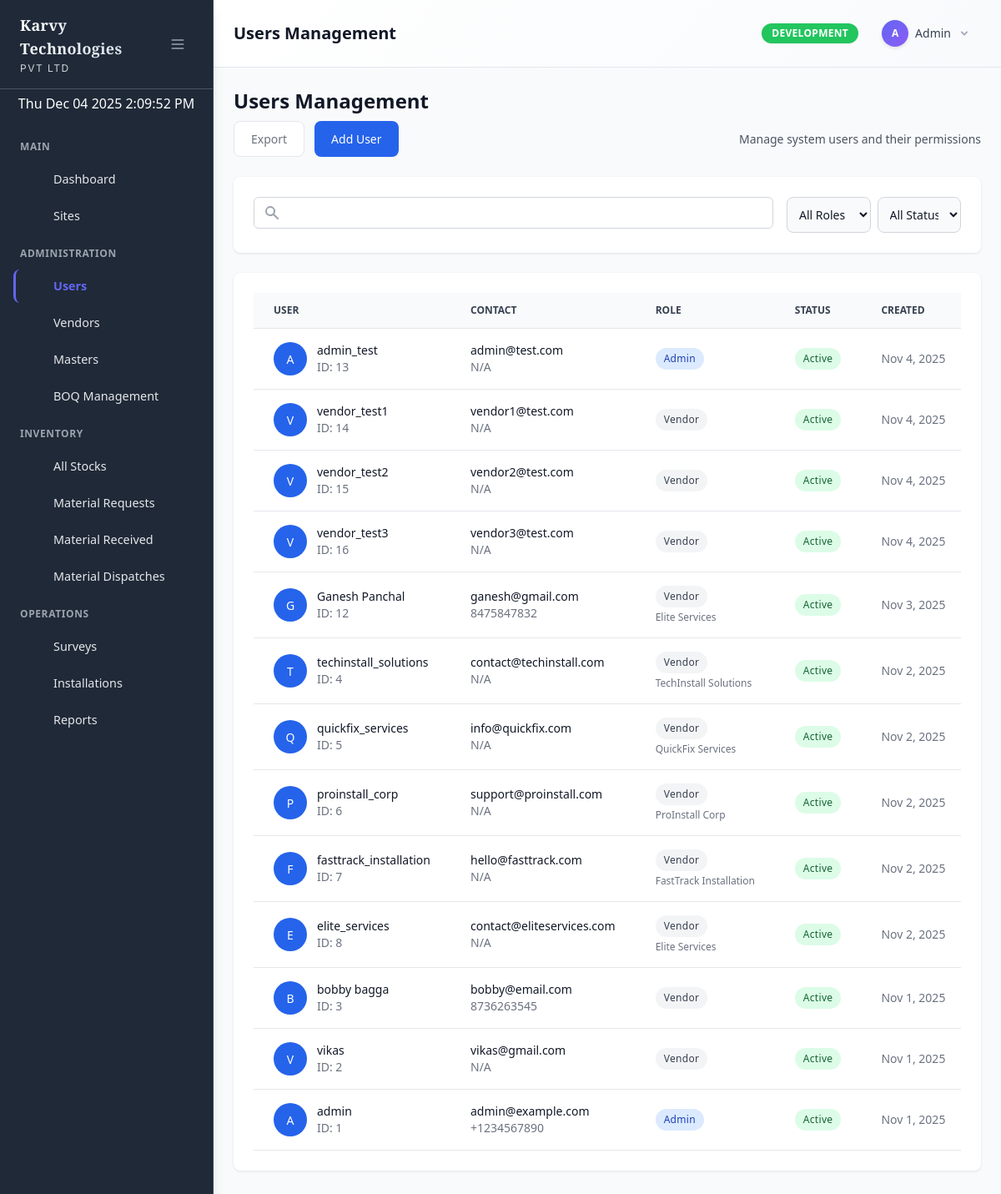
Screenshot of /admin/users/index.php (signed in) with the database file from the repository.
### tables this page shows
CREATE TABLE `menu_items` (
  `id` int(11) NOT NULL,
  `parent_id` int(11) DEFAULT NULL,
  `title` varchar(100) NOT NULL,
  `icon` varchar(100) DEFAULT NULL,
  `url` varchar(255) DEFAULT NULL,
  `sort_order` int(11) DEFAULT 0,
  `status` enum('active','inactive') DEFAULT 'active',
  `created_at` timestamp NOT NULL DEFAULT current_timestamp(),
  `updated_at` timestamp NOT NULL DEFAULT current_timestamp() ON UPDATE current_timestamp()
);

CREATE TABLE `users` (
  `id` int(11) NOT NULL,
  `username` varchar(50) NOT NULL,
  `email` varchar(100) NOT NULL,
  `phone` varchar(20) DEFAULT NULL,
  `password_hash` varchar(255) NOT NULL,
  `plain_password` varchar(255) DEFAULT NULL COMMENT 'For testing purposes only',
  `jwt_token` text DEFAULT NULL,
  `role` enum('admin','user','vendor') DEFAULT 'user',
  `vendor_id` int(11) DEFAULT NULL,
  `status` enum('active','inactive') DEFAULT 'active',
  `created_at` timestamp NOT NULL DEFAULT current_timestamp(),
  `updated_at` timestamp NOT NULL DEFAULT current_timestamp() ON UPDATE current_timestamp()
);

CREATE TABLE `vendors` (
  `id` int(11) NOT NULL,
  `vendor_code` varchar(50) DEFAULT NULL,
  `mobility_id` varchar(100) DEFAULT NULL,
  `mobility_password` varchar(255) DEFAULT NULL,
  `name` varchar(255) NOT NULL,
  `company_name` varchar(255) DEFAULT NULL,
  `email` varchar(255) DEFAULT NULL,
  `phone` varchar(50) DEFAULT NULL,
  `address` text DEFAULT NULL,
  `bank_name` varchar(255) DEFAULT NULL,
  `account_number` varchar(50) DEFAULT NULL,
  `ifsc_code` varchar(20) DEFAULT NULL,
  `gst_number` varchar(50) DEFAULT NULL,
  `pan_card_number` varchar(20) DEFAULT NULL,
  `aadhaar_number` varchar(20) DEFAULT NULL,
  `msme_number` varchar(50) DEFAULT NULL,
  `esic_number` varchar(50) DEFAULT NULL,
  `pf_number` varchar(50) DEFAULT NULL,
  `pvc_status` enum('Yes','No') DEFAULT 'No',
  `experience_letter_path` varchar(500) DEFAULT NULL,
  `photograph_path` varchar(500) DEFAULT NULL,
  `contact_person` varchar(255) DEFAULT NULL,
  `status` enum('active','inactive') DEFAULT 'active',
  `created_at` timestamp NOT NULL DEFAULT current_timestamp(),
  `updated_at` timestamp NOT NULL DEFAULT current_timestamp() ON UPDATE current_timestamp()
);

### admin/users/index.php (the view, shortened to what the rows shown need)
<?php
require_once __DIR__ . '/../../controllers/UsersController.php';
$controller = new UsersController();
$data = $controller->index();
$title = 'Users Management';
?>
<div class="mb-6">
    <h1 class="text-2xl font-semibold text-gray-900 mb-2">Users Management</h1>
</div>
<div class="card">
    <div class="card-body">
        <div class="overflow-x-auto">
            <table class="data-table" id="usersTable">
                <thead>
                    <tr>
                        <th>User</th>
                        <th>Contact</th>
                        <th>Role</th>
                        <th>Status</th>
                        <th>Created</th>
                    </tr>
                </thead>
                <tbody id="usersTableBody">
                    <?php foreach ($data['users'] as $user): ?>
                        <tr>
                            <td>
                                <div class="flex items-center">
                                    <div class="w-10 h-10 bg-primary-600 rounded-full flex items-center justify-center text-white font-medium mr-3">
                                        <?php echo strtoupper(substr($user['username'], 0, 1)); ?>
                                    </div>
                                    <div>
                                        <div class="text-sm font-medium text-gray-900"><?php echo htmlspecialchars($user['username']); ?></div>
                                        <div class="text-sm text-gray-500">ID: <?php echo $user['id']; ?></div>
                                    </div>
                                </div>
                            </td>
                            <td>
                                <div class="text-sm text-gray-900"><?php echo htmlspecialchars($user['email']); ?></div>
                                <div class="text-sm text-gray-500"><?php echo htmlspecialchars($user['phone'] ?? 'N/A'); ?></div>
                            </td>
                            <td>
                                <span class="badge <?php echo $user['role'] === 'admin' ? 'badge-info' : 'badge-secondary'; ?>">
                                    <?php echo ucfirst($user['role']); ?>
                                </span>
                                <?php if ($user['role'] === 'vendor' && !empty($user['vendor_name'])): ?>
                                    <div class="text-xs text-gray-500 mt-1">
                                        <?php echo htmlspecialchars($user['vendor_name']); ?>
                                    </div>
                                <?php elseif ($user['role'] === 'vendor' && !empty($user['vendor_id'])): ?>
                                    <div class="text-xs text-gray-500 mt-1">
                                        Vendor ID: <?php echo $user['vendor_id']; ?>
                                    </div>
                                <?php endif; ?>
                            </td>
                            <td>
                                <span class="badge <?php echo $user['status'] === 'active' ? 'badge-success' : 'badge-danger'; ?>">
                                    <?php echo ucfirst($user['status']); ?>
                                </span>
                            </td>
                            <td class="text-sm text-gray-500">
                                <?php echo date('M j, Y', strtotime($user['created_at'])); ?>
                            </td>
                        </tr>
                    <?php endforeach; ?>
                </tbody>
            </table>
        </div>
    </div>
</div>
<?php
$content = ob_get_clean();
include __DIR__ . '/../../includes/admin_layout.php';
?>

### includes/admin_layout.php (shortened to what the rows shown need)
<?php
$currentUser = Auth::getCurrentUser();
?>
<!DOCTYPE html>
<html lang="en">
<head>
    <script src="https://cdn.tailwindcss.com"></script>
    <link rel="stylesheet" href="<?php echo url('/assets/css/custom.css'); ?>">
    <link rel="stylesheet" href="<?php echo url('/assets/css/admin.css'); ?>">
</head>
<body class="bg-gray-50">
    <div class="flex h-screen bg-gray-50">
    <div class="admin-sidebar w-64 shadow-lg">
        <div class="flex flex-col h-full">
            <div class="flex items-center justify-between px-6 py-4 border-b border-gray-600">
                <a href="<?php echo url('/admin/dashboard.php'); ?>" class="flex items-center hover:opacity-80 transition-opacity">
                    <div class="sidebar-text">
                        <h1 class="text-lg font-bold text-white karvy-brand">Karvy Technologies</h1>
                    </div>
                </a>
            </div>
            <nav class="flex-1 px-2 py-2 space-y-1 overflow-y-auto">
                <?php
                try {
                    require_once __DIR__ . '/dynamic_sidebar.php';
                    renderDynamicSidebar($currentUser);
                } catch (Exception $e) {
                    echo '<div class="p-4 text-red-500 text-sm">';
                    echo 'Menu system error: ' . htmlspecialchars($e->getMessage());
                    echo '<br><small>Please contact administrator to setup menu permissions.</small>';
                    echo '</div>';
                }
                ?>
            </nav>
        </div>
    </div>
        <div class="main-content flex-1 flex flex-col overflow-hidden bg-gray-50">
            <header class="admin-header">
                <div class="flex items-center justify-between px-6 py-4">
                    <div class="flex items-center">
                        <div class="header-page-title">
                            <h1 class="text-xl font-semibold text-gray-900"><?php echo $title ?? 'Admin Panel'; ?></h1>
                        </div>
                    </div>
                    <div class="flex items-center space-x-4">
                        <div class="relative" id="user-menu">
                            <button id="user-menu-button" onclick="toggleUserDropdown()" class="flex items-center text-sm rounded-full focus:outline-none focus:ring-2 focus:ring-offset-2 focus:ring-blue-500 hover:bg-gray-50 px-3 py-2 rounded-lg transition-colors">
                                <div class="admin-badge w-8 h-8 rounded-full flex items-center justify-center text-white font-bold text-xs">
                                    <?php echo strtoupper(substr($currentUser['username'], 0, 1)); ?>
                                </div>
                                <span class="ml-2 text-gray-700 font-medium"><?php echo htmlspecialchars(ucwords($currentUser['username'])); ?></span>
                                <svg class="ml-2 w-4 h-4 text-gray-400" fill="currentColor" viewBox="0 0 20 20">
                                    <path fill-rule="evenodd" d="M5.293 7.293a1 1 0 011.414 0L10 10.586l3.293-3.293a1 1 0 111.414 1.414l-4 4a1 1 0 01-1.414 0l-4-4a1 1 0 010-1.414z" clip-rule="evenodd"></path>
                                </svg>
                            </button>
                        </div>
                    </div>
                </div>
            </header>
            <main class="flex-1 overflow-y-auto p-6 bg-gray-50">
                <div class="max-w-7xl mx-auto">
                    <?php if (isset($content)) echo $content; ?>
                </div>
            </main>
        </div>
    </div>
</body>
</html>

### includes/dynamic_sidebar.php (shortened to what the rows shown need)
<?php
require_once __DIR__ . '/../models/Menu.php';
function renderDynamicSidebar($currentUser) {
    $menuModel = new Menu();
    $menuItems = $menuModel->getMenuForUser($currentUser['id'], $currentUser['role']);
    $currentUrl = $_SERVER['REQUEST_URI'];
    $sections = [];
    $currentSection = 'Main';
    foreach ($menuItems as $item) {
        if (!$item['url'] && !empty($item['children'])) {
            $currentSection = $item['title'];
            $sections[$currentSection] = $item['children'];
        } else {
            if (!isset($sections[$currentSection])) {
                $sections[$currentSection] = [];
            }
            $sections[$currentSection][] = $item;
        }
    }
    foreach ($sections as $sectionName => $sectionItems) {
        if (!empty($sectionItems)) {
            echo '<div class="menu-section-header"><span class="sidebar-text">' . htmlspecialchars($sectionName) . '</span></div>';
            foreach ($sectionItems as $item) {
                renderMenuItem($item, $currentUrl, 0);
            }
        }
    }
}
function renderMenuItem($item, $currentUrl, $level = 0) {
    $hasChildren = !empty($item['children']);
    $isActive = $item['url'] && strpos($currentUrl, $item['url']) !== false;
    $hasActiveChild = $hasChildren && hasActiveChild($item['children'], $currentUrl);
    $activeClass = ($isActive || $hasActiveChild) ? 'active' : '';
    if ($hasChildren) {
        echo '<div class="relative">';
        echo '<button onclick="toggleSubmenu(\'submenu-' . $item['id'] . '\')" class="sidebar-item w-full flex items-center justify-between ' . $activeClass . '" data-tooltip="' . htmlspecialchars($item['title']) . '">';
        echo '<div class="flex items-center">';
        echo renderMenuIcon($item['icon'], false);
        echo '<span class="sidebar-text">' . htmlspecialchars($item['title']) . '</span>';
        echo '</div>';
        echo '<svg id="arrow-' . $item['id'] . '" class="w-4 h-4 transition-transform duration-200" fill="currentColor" viewBox="0 0 20 20">';
        echo '<path fill-rule="evenodd" d="M5.293 7.293a1 1 0 011.414 0L10 10.586l3.293-3.293a1 1 0 111.414 1.414l-4 4a1 1 0 01-1.414 0l-4-4a1 1 0 010-1.414z" clip-rule="evenodd"></path>';
        echo '</svg>';
        echo '</button>';
        $submenuClass = ($isActive || $hasActiveChild) ? '' : 'hidden';
        echo '<div id="submenu-' . $item['id'] . '" class="' . $submenuClass . ' mt-2 space-y-1">';
        foreach ($item['children'] as $child) {
            renderMenuItem($child, $currentUrl, $level + 1);
        }
        echo '</div>';
        echo '</div>';
    } else {
        $itemClass = $level > 0 ? 'sidebar-subitem' : 'sidebar-item';
        if ($item['url']) {
            echo '<a href="' . url($item['url']) . '" class="' . $itemClass . ' ' . $activeClass . '" data-tooltip="' . htmlspecialchars($item['title']) . '">';
        } else {
            echo '<div class="' . $itemClass . ' ' . $activeClass . '" data-tooltip="' . htmlspecialchars($item['title']) . '">';
        }
        echo renderMenuIcon($item['icon'], $level > 0);
        echo '<span class="sidebar-text">' . htmlspecialchars($item['title']) . '</span>';
        if ($item['url']) {
            echo '</a>';
        } else {
            echo '</div>';
        }
    }
}
function renderMenuIcon($iconName, $isSubitem = false) {
    $iconPath = $icons[$iconName] ?? $icons['dashboard'];
    $iconSize = $isSubitem ? 'w-4 h-4 mr-2' : 'w-5 h-5 mr-3';
    return '<svg class="' . $iconSize . '" fill="currentColor" viewBox="0 0 20 20">' . $iconPath . '</svg>';
}
?>

### rows the page displays
menu_items: title "Dashboard"
menu_items: title "Sites"
menu_items: title "Users"
menu_items: title "Vendors"
menu_items: title "Masters"
menu_items: title "BOQ Management"
menu_items: title "All Stocks"
menu_items: title "Material Requests"
menu_items: title "Material Received"
menu_items: title "Material Dispatches"
menu_items: title "Surveys"
menu_items: title "Installations"
menu_items: title "Reports"
users: username "A", username "Admin", username "admin", id "1", email "admin@example.com", phone "+1234567890", role "Admin", status "Active", created_at "Nov 1, 2025"
users: username "A", username "admin_test", id "13", email "admin@test.com", phone "N/A", role "Admin", status "Active", created_at "Nov 4, 2025"
users: username "V", username "vendor_test1", id "14", email "vendor1@test.com", phone "N/A", role "Vendor", status "Active", created_at "Nov 4, 2025"
users: username "V", username "vendor_test2", id "15", email "vendor2@test.com", phone "N/A", role "Vendor", status "Active", created_at "Nov 4, 2025"
users: username "V", username "vendor_test3", id "16", email "vendor3@test.com", phone "N/A", role "Vendor", status "Active", created_at "Nov 4, 2025"
users: username "G", username "Ganesh Panchal", id "12", email "ganesh@gmail.com", phone "8475847832", role "Vendor", vendor.name "Elite Services", status "Active", created_at "Nov 3, 2025"
users: username "T", username "techinstall_solutions", id "4", email "contact@techinstall.com", phone "N/A", role "Vendor", vendor.name "TechInstall Solutions", status "Active", created_at "Nov 2, 2025"
users: username "Q", username "quickfix_services", id "5", email "info@quickfix.com", phone "N/A", role "Vendor", vendor.name "QuickFix Services", status "Active", created_at "Nov 2, 2025"
users: username "P", username "proinstall_corp", id "6", email "support@proinstall.com", phone "N/A", role "Vendor", vendor.name "ProInstall Corp", status "Active", created_at "Nov 2, 2025"
users: username "F", username "fasttrack_installation", id "7", email "hello@fasttrack.com", phone "N/A", role "Vendor", vendor.name "FastTrack Installation", status "Active", created_at "Nov 2, 2025"
users: username "E", username "elite_services", id "8", email "contact@eliteservices.com", phone "N/A", role "Vendor", vendor.name "Elite Services", status "Active", created_at "Nov 2, 2025"
users: username "B", username "bobby bagga", id "3", email "bobby@email.com", phone "8736263545", role "Vendor", status "Active", created_at "Nov 1, 2025"
users: username "V", username "vikas", id "2", email "vikas@gmail.com", phone "N/A", role "Vendor", status "Active", created_at "Nov 1, 2025"

### other values shown
$sectionName "MAIN"
$sectionName "ADMINISTRATION"
$sectionName "INVENTORY"
$sectionName "OPERATIONS"
$title "Users Management"
$env "DEVELOPMENT"
